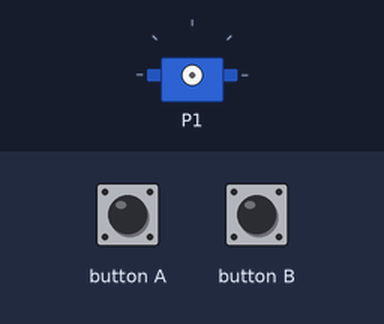
Recording of a program running on a simulated BBC micro:bit (MakeCode). Parts: servo. The inputs (shaded band) are chosen by the test bench.

Above: at 1.2 s.
1.3 s: button A pressed for 0.15 s
At 7.2 s:
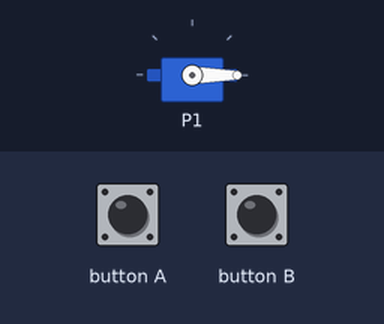
Timing chart, 0 to 8.7 s (numbered marks = the images above; inputs shaded):
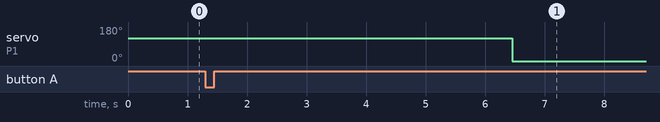

Measured:
- after the input at 1.3 s, servo on P1: 120° → 0° after 5.2 s

The program:

main.ts
```typescript
input.onButtonPressed(Button.A, function () {
    pins.servoWritePin(AnalogPin.P1, 120)
    basic.pause(5000)
    pins.servoWritePin(AnalogPin.P1, 0)
})
input.onButtonPressed(Button.B, function () {
    pins.servoWritePin(AnalogPin.P1, 0)
})
```

test.ts
```typescript
// 테스트는 여기로 이동합니다; 이 패키지가 확장으로 사용될 때 컴파일되지 않을 것 입니다.
```
